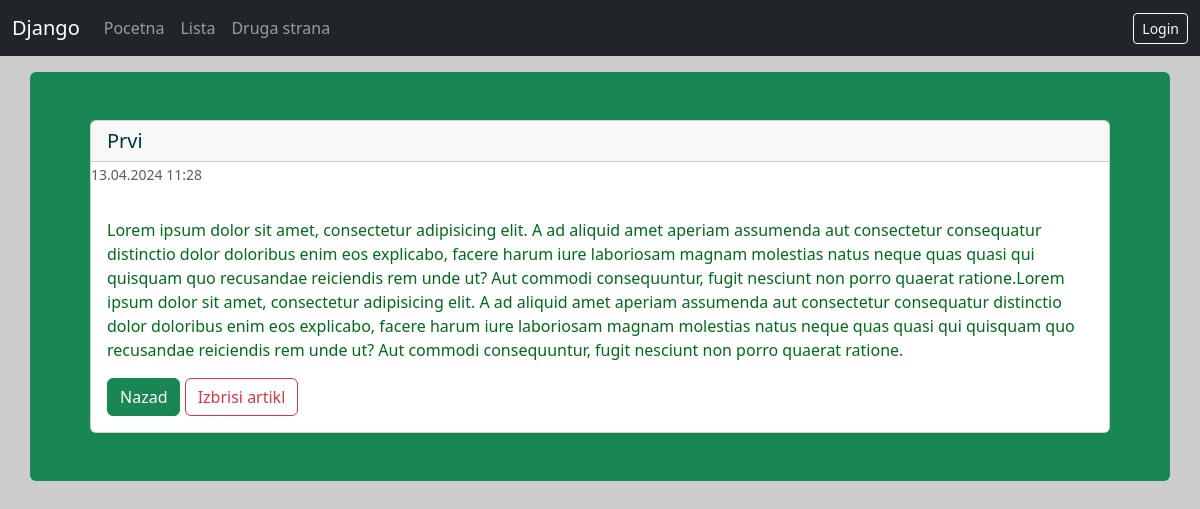
Page /lista/detail/11/ on the committed database.
### blog/models.py (models this page shows)
class Article(models.Model):
    title = models.CharField(max_length=120)
    content = models.TextField()
    datetime = models.DateTimeField(auto_now_add=True)

### blog/views.py (the view)
# urls.py: path('lista/detail/<int:id>/', detail, name='detail'),
def detail(request, id):
    obj = Article.objects.get(id=id)
    context = {
        'obj': obj
    }
    return render(request, 'detail.html', context)

### blog/templates/detail.html (shortened to what this page needs)
{% extends 'base.html' %}
{% block content %}
    <div class="card">
        <h5 class="card-header">{{ obj.title }}</h5>
        <p class="text-muted datum"><small>{{ obj.datetime | date:'d.m.Y H:i' }}</small></p>
      <div class="card-body">
        <p class="card-text tekst">{{ obj.content }}</p>
        <a href="../../" class="btn btn-success">Nazad</a>
        <a href="/lista/detail/{{ obj.id }}/delete" class="btn btn-outline-danger">Izbrisi artikl</a>
      </div>
    </div>
{% endblock %}

### templates/base.html (shortened to what this page needs)
{% load static %}
<!DOCTYPE html>
<html lang="en">
<head>
    {% load bootstrap5 %}
    {% bootstrap_css %}
    <link rel="stylesheet" href="{% static 'myglobal.css' %}">
    <link rel="stylesheet" href="{% static 'myfirst.css' %}">
</head>
<body>
    {% include 'navbar.html' %}
<div class="container mt-3 bg-success rounded">
    <div class="p-5 ">
        {% block content %}
        {% endblock %}
    </div>
</div>
</body>
</html>

### templates/navbar.html (shortened to what this page needs)
<nav class="navbar navbar-expand-sm bg-dark navbar-dark">
  <div class="container-fluid">
    <a class="navbar-brand" href="/">Django</a>
    <div class="collapse navbar-collapse" id="collapsibleNavbar">
      <ul class="navbar-nav me-auto">
        <li class="nav-item">
          <a class="nav-link" href="/">Pocetna</a>
        </li>
        <li class="nav-item">
          <a class="nav-link" href="/lista">Lista</a>
        </li>
        <li class="nav-item">
          <a class="nav-link" href="/druga-strana">Druga strana</a>
        </li>
      </ul>
      <a class="justify-content-end btn btn-sm btn-outline-light " href="/login">Login</a>
    </div>
  </div>
</nav>

### mystaticfiles/myglobal.css (style rules this page uses)
body { background-color: #cccccc; }

### blog/static/myfirst.css (style rules this page uses)
p.tekst { color: #006b1b; }
.card h5 { color: #00363a; }

### rows in the picture
Article: title "Prvi", datetime "13.04.2024 11:28", content "Lorem ipsum dolor sit amet, consectetur adipisicing elit. A ad aliquid amet aperiam assumenda aut consectetur consequatur distinctio dolor doloribus enim eos explicabo, facere harum iure laboriosam magnam molestias natus neque quas quasi qui quisquam quo recusandae reiciendis rem unde ut? Aut commodi consequuntur, fugit nesciunt non porro quaerat ratione.Lorem ipsum dolor sit amet, consectetur adipisicing elit. A ad aliquid amet aperiam assumenda aut consectetur consequatur distinctio dolor doloribus enim eos explicabo, facere harum iure laboriosam magnam molestias natus neque quas quasi qui quisquam quo recusandae reiciendis rem unde ut? Aut commodi consequuntur, fugit nesciunt non porro…"
